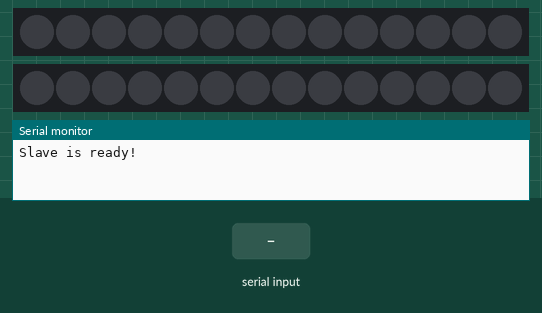
Bench run of a sketch on a simulated Arduino Uno, built with avr-gcc and run on an emulated ATmega328P. On the bench: 2 × 14 RGB LEDs in strip order, left to right, the last lines printed to the serial monitor. Inputs (shaded band) come from the test bench.

Above: at 1.2 s.
1.3 s: "R\n" received over the second serial link
At 1.7 s:
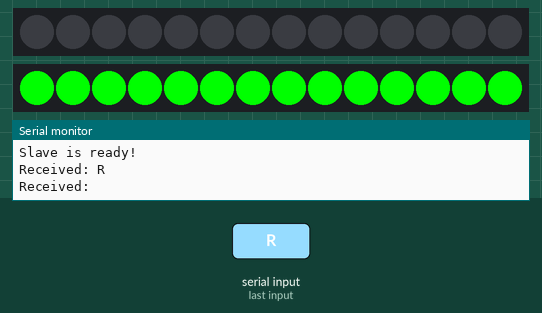
3.4 s: "L\n" received over the second serial link
At 3.9 s:
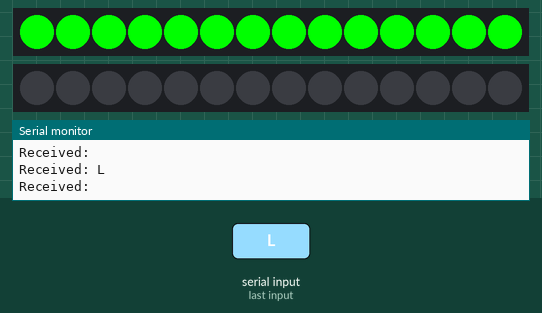
5.5 s: "S\n" received over the second serial link
At 6.0 s:
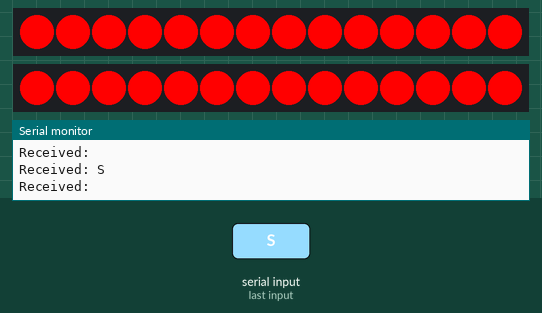
Timing chart, 0 to 8.5 s (numbered marks = the images above; inputs shaded):
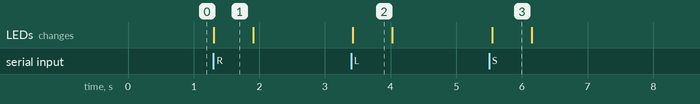

The sketch:

slave.ino
```cpp
//Initializedlibrary
#include <SoftwareSerial.h>
#include <Adafruit_NeoPixel.h>
//Inialize bluetooth commnunication
SoftwareSerial BTSerial(2, 3);  // TX = 2, RX = 3
//Pin initialized
#define LED_PIN_LEFT    4
#define LED_COUNT_LEFT  14
#define LED_PIN_RIGHT   5
#define LED_COUNT_RIGHT 14
//Interval
#define BLINK_DURATION 10000
#define BLINK_INTERVAL 500
//Global variable initialized
char activeCommand = ' ';
unsigned long blinkStartTime = 0;
bool isBlinking = false;
//Global function for LED Strip
Adafruit_NeoPixel stripLeft(LED_COUNT_LEFT, LED_PIN_LEFT, NEO_GRB + NEO_KHZ800);
Adafruit_NeoPixel stripRight(LED_COUNT_RIGHT, LED_PIN_RIGHT, NEO_GRB + NEO_KHZ800);
//Activate left
void setColor_Left(int r, int g, int b) {
  for (int i = 0; i < stripLeft.numPixels(); i++) {
    stripLeft.setPixelColor(i, stripLeft.Color(r, g, b));
  }
  stripLeft.show();
}
//Activate right
void setColor_Right(int r, int g, int b) {
  for (int i = 0; i < stripRight.numPixels(); i++) {
    stripRight.setPixelColor(i, stripRight.Color(r, g, b));
  }
  stripRight.show();
}
//Initialize
void setup() {
  Serial.begin(9600);
  BTSerial.begin(9600);
  stripLeft.begin();
  stripRight.begin();
  stripLeft.show();
  stripRight.show();
  Serial.println("Slave is ready!");
}
//Iterate the code
void loop() {
  //check if the buttons events activate
  if (BTSerial.available()) {
    char receivedChar = BTSerial.read();

    if (receivedChar == '\r' || receivedChar == '\n.')
      return;

    Serial.print("Received: ");
    Serial.println(receivedChar);

    activeCommand = receivedChar;
    blinkStartTime = millis();
    isBlinking = true;
  }
  //Activate state for LED
  if (isBlinking) {
    //blinking for 10 seconds, or overwrite the current state
    unsigned long elapsedTime = millis() - blinkStartTime;
    if (elapsedTime < BLINK_DURATION) {
      if ((elapsedTime / BLINK_INTERVAL) % 2 == 0) {
        if (activeCommand == 'R') {
          setColor_Right(0, 255, 0); // Right strip Green
          setColor_Left(0, 0, 0);    // Left strip Off
        } else if (activeCommand == 'L') {
          setColor_Left(0, 255, 0);  // Left strip Green
          setColor_Right(0, 0, 0);   // Right strip Off
        } else if (activeCommand == 'S') {
          setColor_Left(255, 0, 0);  // Both strips Red
          setColor_Right(255, 0, 0);
        }
      } else {
        setColor_Left(0, 0, 0);
        setColor_Right(0, 0, 0);
      }
    } else {
      setColor_Left(0, 0, 0); // turn off after 10 seconds
      setColor_Right(0, 0, 0);
      isBlinking = false;
    }
  }

  delay(100);
}
```

Measured:
- after the input at 1.3 s, the LEDs: change at once (image 1)
- after the input at 3.4 s, the LEDs: change at once (image 2)
- after the input at 5.5 s, the LEDs: change after 0.05 s (image 3)
- what the display in image 1 shows lasts 0.6 s, from 1.3 s to 1.9 s
